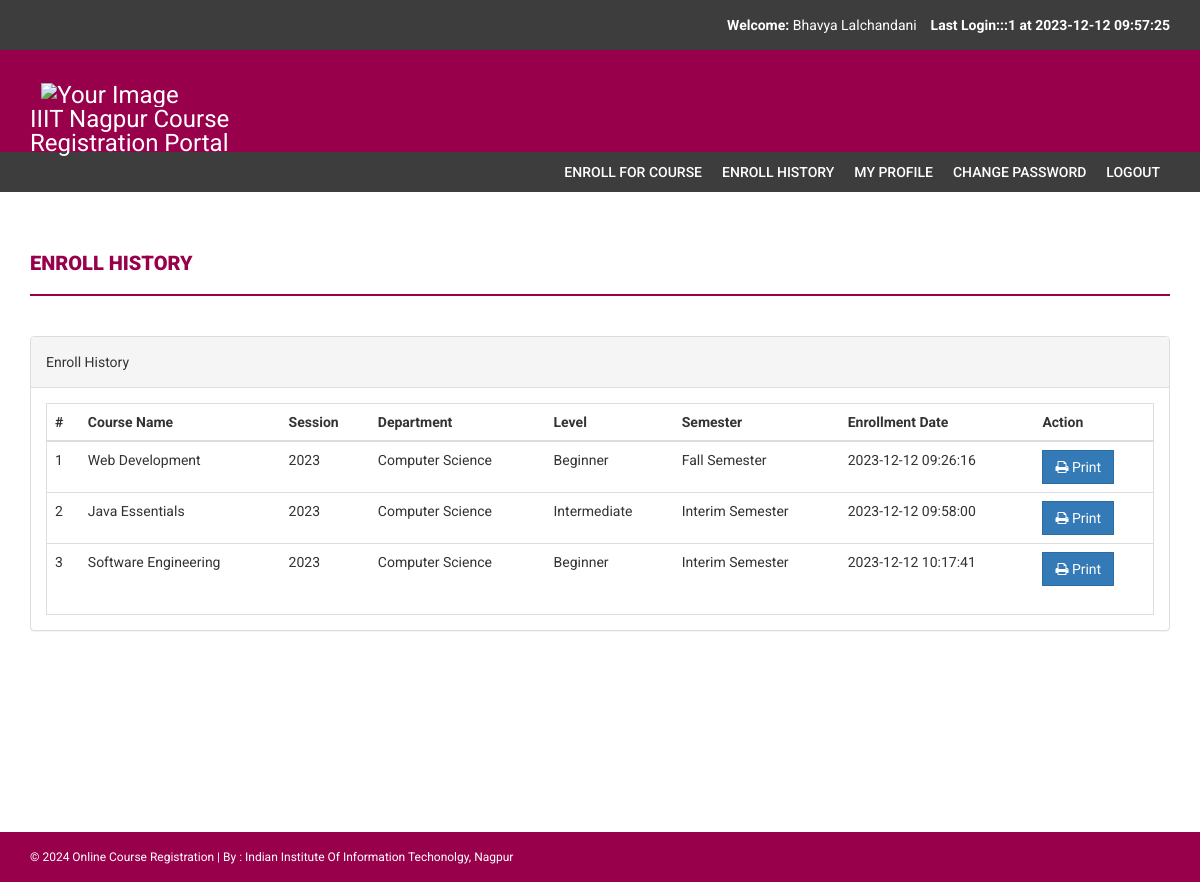
The page /enroll-history.php (signed in) on the database its author committed.
### tables this page shows
CREATE TABLE `courseenrolls` (
  `id` int NOT NULL,
  `studentRegno` varchar(255) DEFAULT NULL,
  `pincode` varchar(255) DEFAULT NULL,
  `session` int DEFAULT NULL,
  `department` int DEFAULT NULL,
  `level` int DEFAULT NULL,
  `semester` int DEFAULT NULL,
  `course` int DEFAULT NULL,
  `enrollDate` timestamp NULL DEFAULT CURRENT_TIMESTAMP
);

CREATE TABLE `course` (
  `id` int NOT NULL,
  `courseCode` varchar(255) DEFAULT NULL,
  `courseName` varchar(255) DEFAULT NULL,
  `courseUnit` varchar(255) DEFAULT NULL,
  `noofSeats` int DEFAULT NULL,
  `creationDate` timestamp NULL DEFAULT CURRENT_TIMESTAMP,
  `updationDate` varchar(255) DEFAULT NULL
);

CREATE TABLE `session` (
  `id` int NOT NULL,
  `session` varchar(255) DEFAULT NULL,
  `creationDate` timestamp NULL DEFAULT CURRENT_TIMESTAMP
);

CREATE TABLE `department` (
  `id` int NOT NULL,
  `department` varchar(255) DEFAULT NULL,
  `creationDate` timestamp NULL DEFAULT CURRENT_TIMESTAMP
);

CREATE TABLE `level` (
  `id` int NOT NULL,
  `level` varchar(255) DEFAULT NULL,
  `creationDate` timestamp NULL DEFAULT CURRENT_TIMESTAMP
);

CREATE TABLE `semester` (
  `id` int NOT NULL,
  `semester` varchar(255) DEFAULT NULL,
  `creationDate` timestamp NULL DEFAULT CURRENT_TIMESTAMP,
  `updationDate` varchar(255) DEFAULT NULL
);

### enroll-history.php (the view, shortened to what this page needs)
<?php
include('includes/config.php');
if(strlen($_SESSION['login'])==0)
{
header('location:index.php');
}else{
?>
<!DOCTYPE html>
<html xmlns="http://www.w3.org/1999/xhtml">
<head>
    <link href="assets/css/bootstrap.css" rel="stylesheet" />
    <link href="assets/css/font-awesome.css" rel="stylesheet" />
    <link href="assets/css/style.css" rel="stylesheet" />
</head>
<body>
<?php include('includes/header.php');?>
<?php if($_SESSION['login']!="")
{
 include('includes/menubar.php');
}
 ?>
    <div class="content-wrapper">
        <div class="container">
              <div class="row">
                    <div class="col-md-12">
                        <h1 class="page-head-line">Enroll History  </h1>
                    </div>
                </div>
                <div class="row" >
                <div class="col-md-12">
                    <div class="panel panel-default">
                        <div class="panel-heading">
                           Enroll History
                        </div>
                        <div class="panel-body">
                            <div class="table-responsive table-bordered">
                                <table class="table">
                                    <thead>
                                        <tr>
                                            <th>#</th>
                                            <th>Course Name </th>
                                            <th>Session </th>
                                            <th> Department</th>
                                             <th>Level</th>
                                                <th>Semester</th>
                                             <th>Enrollment Date</th>
                                             <th>Action</th>
                                        </tr>
                                    </thead>
                                    <tbody>
<?php
$sql=mysqli_query($con,"select courseenrolls.course as cid, course.courseName as courname,session.session as session,department.department as dept,level.level as level,courseenrolls.enrollDate as edate ,semester.semester as sem from courseenrolls join course on course.id=courseenrolls.course join session on session.id=courseenrolls.session join department on department.id=courseenrolls.department join level on level.id=courseenrolls.level  join semester on semester.id=courseenrolls.semester  where courseenrolls.studentRegno='".$_SESSION['login']."'");
$cnt=1;
while($row=mysqli_fetch_array($sql))
{
?>
                                        <tr>
                                            <td><?php echo $cnt;?></td>
                                            <td><?php echo htmlentities($row['courname']);?></td>
                                            <td><?php echo htmlentities($row['session']);?></td>
                                            <td><?php echo htmlentities($row['dept']);?></td>
                                            <td><?php echo htmlentities($row['level']);?></td>
                                            <td><?php echo htmlentities($row['sem']);?></td>
                                             <td><?php echo htmlentities($row['edate']);?></td>
                                            <td>
                                            <a href="print.php?id=<?php echo $row['cid']?>" target="_blank">
<button class="btn btn-primary"><i class="fa fa-print "></i> Print</button> </a>
                                            </td>
                                        </tr>
<?php
$cnt++;
} ?>
                                    </tbody>
                                </table>
                            </div>
                        </div>
                    </div>
                </div>
            </div>
        </div>
    </div>
  <?php include('includes/footer.php');?>
</body>
</html>
<?php } ?>

### includes/header.php (shortened to what this page needs)
<?php
include("includes/config.php");
?>
<?php if($_SESSION['login']!="")
{?>
<header>
        <div class="container">
            <div class="row">
                <div class="col-md-12">
                    <strong>Welcome: </strong><?php echo htmlentities($_SESSION['sname']);?>
                    <strong>Last Login:<?php
        $ret=mysqli_query($con,"SELECT  * from userlog where studentRegno='".$_SESSION['login']."' order by id desc limit 1,1");
                    $row=mysqli_fetch_array($ret);
                    echo $row['userip']; ?> at <?php echo $row['loginTime'];?></strong>
                </div>
            </div>
        </div>
    </header>
    <?php } ?>
    <div class="navbar navbar-inverse set-radius-zero">
        <div class="container">
            <div class="navbar-header">
                <a class="navbar-brand" href="#" style="color:#fff; font-size:24px;4px; line-height:24px; ">
               <center>  <img src="https://iiitn.ac.in/images/NewsEvents/84/NewsDocument.png" alt="Your Image" style="width: 40px; height: 47px; margin-right: 60px;"></center>
                   IIIT Nagpur Course Registration Portal
                </a>
            </div>
            </div>
        </div>

### includes/menubar.php
<section class="menu-section">
        <div class="container">
            <div class="row">
                <div class="col-md-12">
                    <div class="navbar-collapse collapse ">
                        <ul id="menu-top" class="nav navbar-nav navbar-right">
                             <li><a href="pincode-verification.php">Enroll for Course </a></li>
                             <li><a href="enroll-history.php">Enroll History  </a></li>
                              <li><a href="my-profile.php">My Profile</a></li>
                               <li><a href="change-password.php">Change Password</a></li>
                            <li><a href="logout.php">Logout</a></li>
                        </ul>
                    </div>
                </div>
            </div>
        </div>
    </section>

### includes/footer.php
<footer>
        <div class="container">
            <div class="row">
                <div class="col-md-12">
                    &copy; <?php echo date('Y');?> Online Course Registration | By : <a href="" target="_blank">Indian Institute Of Information Techonolgy, Nagpur</a>
                </div>
            </div>
        </div>
</footer>

### assets/css/style.css (style rules this page uses)
body { font-family: 'Roboto', sans-serif; line-height: 30px; }
.set-radius-zero { border-radius: 0px; -moz-border-radius: 0px; -webkit-border-radius: 0px; }
.content-wrapper { margin-top: 40px; min-height: 600px; padding-bottom: 60px; }
.page-head-line { font-weight: 900; padding-bottom: 20px; border-bottom: 2px solid rgb(153, 0, 76); text-transform: uppercase; color: rgb(153, 0, 76); font-size: 20px; margin-bottom: 40px; }
.btn { border-radius: 0px; -webkit-border-radius: 0px; -moz-border-radius: 0px; }
header { background-color: #3D3D3D; color: #fff; padding: 10px; text-align: right; }
.navbar-brand { width: 250px; padding-top: 30px; margin-bottom: 50px; }
.menu-section { background-color: #3D3D3D; }
#menu-top a { color: #FFF; text-decoration: none; font-weight: 500; padding: 10px 10px 10px 10px; text-transform: uppercase; }
.navbar-inverse { background-color: rgb(153, 0, 76); border-color: transparent; }
.navbar { margin-bottom: 0px; }
footer { padding: 10px; color: #fff; font-size: 12px; background-color: rgb(153, 0, 76); }
footer a, footer a:hover { color: #fff; text-decoration: none; }

### rows shown on the page
courseenrolls: course.courseName "Web Development", session.session "2023", department.department "Computer Science", level.level "Beginner", semester.semester "Fall Semester", enrollDate "2023-12-12 09:26:16"
courseenrolls: course.courseName "Java Essentials", session.session "2023", department.department "Computer Science", level.level "Intermediate", semester.semester "Interim Semester", enrollDate "2023-12-12 09:58:00"
courseenrolls: course.courseName "Software Engineering", session.session "2023", department.department "Computer Science", level.level "Beginner", semester.semester "Interim Semester", enrollDate "2023-12-12 10:17:41"

### other values the page prints
$_SESSION['sname'] "Bhavya Lalchandani"
$row['userip'] "::1"
$row['loginTime'] "2023-12-12 09:57:25"
